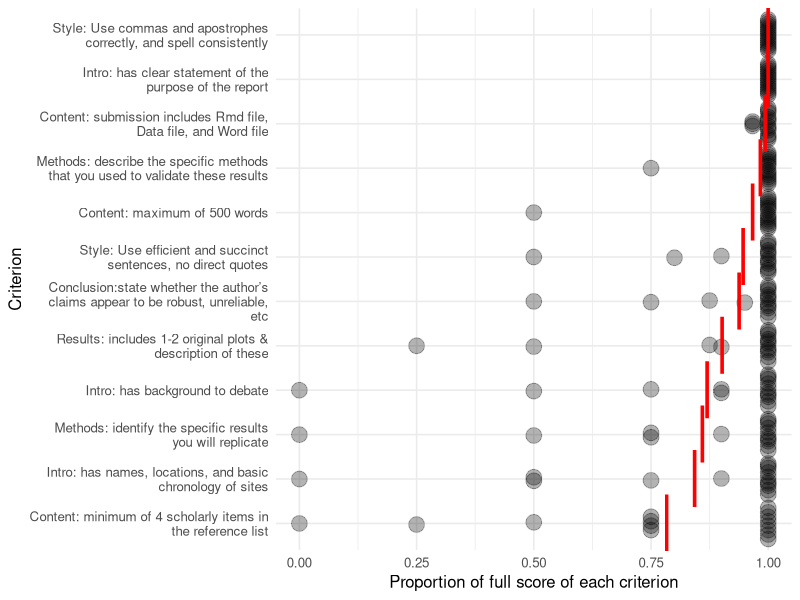

Here is the R script that generated this plot:

## ---- prepare-the-rubric-data
library(tidyverse)
library(ggbeeswarm)

#' read in the data
# what a mess
grading_rubric <- readxl::read_excel(here::here("analysis/data/raw_data/grading-rubric.xlsx"))

#' clean the data
criteria <-
  grading_rubric %>%
  select(1) %>%
  # get every second row
  filter(row_number() %% 2 == 1) %>%
  slice(1:12) %>%
  pull()

criteria_short <- c(
"Content: submission includes Rmd file, Data file, and Word file"
,"Content: maximum of 500 words"
,"Content: minimum of 4 scholarly items in the reference list"
,"Intro: has clear statement of the purpose of the report"
,"Intro: has background to debate"
,"Intro: has names, locations, and basic chronology of sites"
,"Methods: identify the specific results you will replicate"
,"Methods: describe the specific methods that you used to validate these results"
,"Results: includes 1-2 original plots & description of these"
, "Conclusion:state whether the author’s claims appear to be robust, unreliable, etc"
, "Style: Use efficient and succinct sentences, no direct quotes"
, "Style: Use commas and apostrophes correctly, and spell consistently"
)

# clean up the scores from canvas, one col per student
clean_and_ratio_the_score <-
  function(x) {
    str_remove_all(x, "/|pts") %>%
      str_squish() %>%
      str_split(" ") %>%
      unlist() %>%
      parse_number() %>%
      enframe() %>%
      spread(name, value) %>%
      mutate(prop = `1` / `2`) %>%
      pull(prop) %>%
      as.numeric()
  }

#
scores <-
grading_rubric %>%
  select(contains("Ratings")) %>%
  # get every second row
  filter(row_number() %% 2 == 0) %>%
  mutate(criteria = criteria_short) %>%
  gather(student, score, -criteria) %>%
  mutate(prop = map_dbl(score, clean_and_ratio_the_score))

## ---- plot-the-rubric-data
rubric_data_plot <-
scores %>%
  mutate(criteria = str_wrap((criteria), 40)) %>%
  ggplot(aes(reorder(criteria, prop),
             prop)) +
  geom_quasirandom(alpha = 0.3,
              size = 5) +
  stat_summary(fun.y=mean,
               geom="point",
               shape="\U007C",
               size=15,
               colour="red") +
  labs(y = "Proportion of full score of each criterion",
       x = "Criterion") +
  theme_minimal(base_size = 12) +
  coord_flip()

ggsave(plot = rubric_data_plot,
       here::here('analysis/figures/rubric_score_distribution.png'),
       height = 8,
       width = 8)



